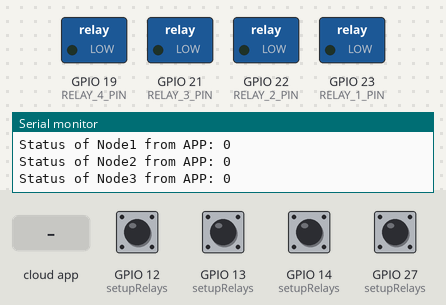
This sketch was run on a simulated ESP32. On the bench: switched loads named in the sketch (green lamp = pin HIGH), the last lines printed to the serial monitor. The inputs (shaded band) are chosen by the test bench; at power-on: GPIO 12 (setupRelays), GPIO 13 (setupRelays), GPIO 14 (setupRelays), GPIO 27 (setupRelays) HIGH. WiFi joins after 1.5 s; servers stay silent unless stated; the Firebase database answers and starts empty.

Above: at 2.7 s.
2.8 s: the phone or cloud app sets node1 to 1
At 9.1 s:
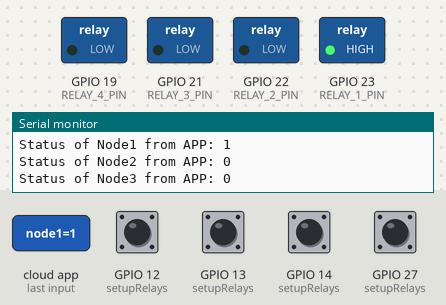
9.4 s: the phone or cloud app sets node2 to 1
At 15.4 s:
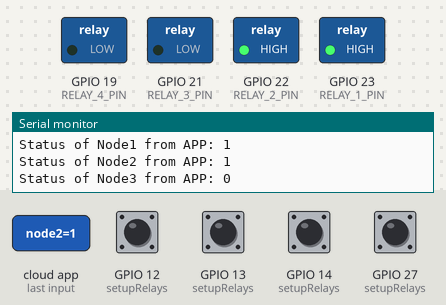
15.8 s: the phone or cloud app sets node3 to 1
At 21.6 s:
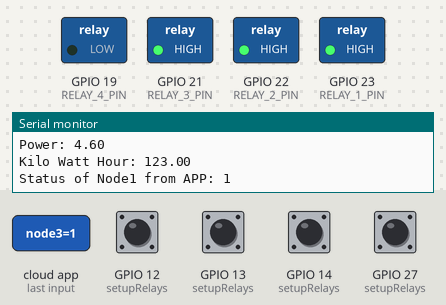
22.2 s: the phone or cloud app sets node4 to 1
At 27.8 s:
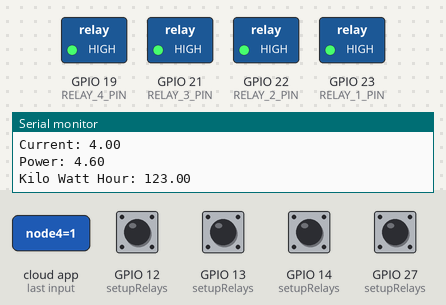
28.6 s: GPIO 12 (setupRelays) pulled LOW for 1.85 s
At 31.5 s:
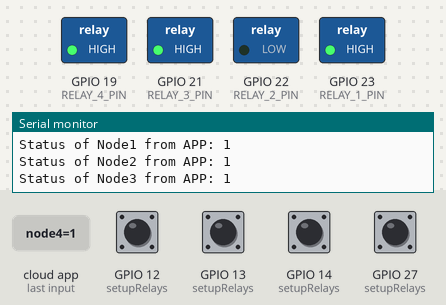
35.0 s: GPIO 13 (setupRelays) pulled LOW for 1.85 s
At 37.7 s:
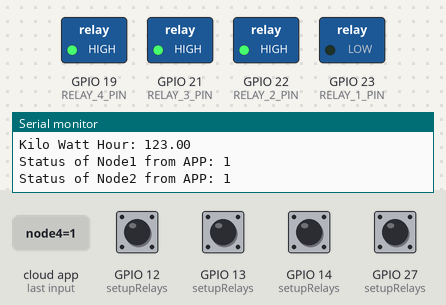
Timing chart, 0 to 41.4 s (numbered marks = the images above; inputs shaded):
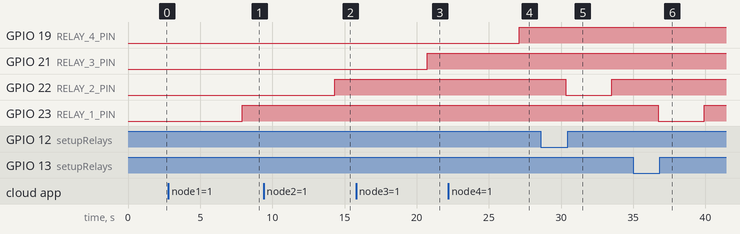

The sketch:

M3Rv4.ino
```cpp
#include <WiFiManager.h>         // Include the WiFiManager library
#include "EmonLib.h"
#include <Firebase_ESP_Client.h>

//Provide the token generation process info.
#include "addons/TokenHelper.h"
//Provide the RTDB payload printing info and other helper functions.
#include "addons/RTDBHelper.h"

EnergyMonitor emon;
float voltage;
float current;
float power;
float kWh = 0;
unsigned long sendDataPrevMillis = 0;

#define RELAY_1_PIN 23
#define RELAY_2_PIN 22
#define RELAY_3_PIN 21
#define RELAY_4_PIN 19

int node1 = 0; // Variable for controlling Relay 1
int node2 = 0; // Variable for controlling Relay 2
int node3 = 0; // Variable for controlling Relay 3
int node4 = 0; // Variable for controlling Relay 4

bool appNode1;
bool appNode2;
bool appNode3;
bool appNode4;

// Insert Firebase project API Key
#define API_KEY "AIzaSyDi8dAWUfuQtmzZf9Q8YZzIJBi3bWBeEmQ"

// Insert RTDB URLefine the RTDB URL */
#define DATABASE_URL "m3r-project-default-rtdb.asia-southeast1.firebasedatabase.app"

//Define Firebase Data object
FirebaseData fbdo;

FirebaseAuth auth;
FirebaseConfig config;

//unsigned long sendDataPrevMillis = 0;
//int count = 0;
bool signupOK = false;

void setupWiFi() {
  WiFiManager wifiManager;
  wifiManager.autoConnect("ESP32-AP"); // "ESP32-AP" is the default AP name
  Serial.println("Connected to Wi-Fi!");
  Serial.print("SSID: ");
  Serial.println(WiFi.SSID());
  Serial.print("Password: ");
  Serial.println(WiFi.psk());
}

void setupRelays() {
  pinMode(RELAY_1_PIN, OUTPUT);
  pinMode(RELAY_2_PIN, OUTPUT);
  pinMode(RELAY_3_PIN, OUTPUT);
  pinMode(RELAY_4_PIN, OUTPUT);

  pinMode(13, INPUT_PULLUP);
  pinMode(12, INPUT_PULLUP);
  pinMode(14, INPUT_PULLUP);
  pinMode(27, INPUT_PULLUP);

  digitalWrite(RELAY_1_PIN, HIGH);
  digitalWrite(RELAY_2_PIN, HIGH);
  digitalWrite(RELAY_3_PIN, HIGH);
  digitalWrite(RELAY_4_PIN, HIGH);
}

void readRelayStatus() {
  node1 = digitalRead(13);
  node2 = digitalRead(12);
  node3 = digitalRead(14);
  node4 = digitalRead(27);
}

void controlRelays() {
  if (node1 == 0 || appNode1 == 0) {
    digitalWrite(RELAY_1_PIN, LOW);
  } else {
    digitalWrite(RELAY_1_PIN, HIGH);
  }

  if (node2 == 0 || appNode2 == 0) {
    digitalWrite(RELAY_2_PIN, LOW);
  } else {
    digitalWrite(RELAY_2_PIN, HIGH);
  }

  if (node3 == 0 || appNode3 == 0) {
    digitalWrite(RELAY_3_PIN, LOW);
  } else {
    digitalWrite(RELAY_3_PIN, HIGH);
  }

  if (node4 == 0 || appNode4 == 0) {
    digitalWrite(RELAY_4_PIN, LOW);
  } else {
    digitalWrite(RELAY_4_PIN, HIGH);
  }
}

void setup() {
  Serial.begin(115200);
  setupWiFi();
  setupRelays();
  emon.voltage(35, 106.8, 1.7); // Voltage: input pin, calibration, phase_shift
  emon.current(34, 0.52); // Current: input pin, calibration.

  // Initialize Firebase
  /* Assign the api key (required) */
  config.api_key = API_KEY;

  /* Assign the RTDB URL (required) */
  config.database_url = DATABASE_URL;

  /* Sign up */
  if (Firebase.signUp(&config, &auth, "", "")){
    Serial.println("ok");
    signupOK = true;
  }
  else{
    Serial.printf("%s\n", config.signer.signupError.message.c_str());
  }

  /* Assign the callback function for the long running token generation task */
  config.token_status_callback = tokenStatusCallback; //see addons/TokenHelper.h

  Firebase.begin(&config, &auth);
  Firebase.reconnectWiFi(true);
}

void loop() {
  readRelayStatus();
  controlRelays();

  // emon.calcVI(20, 2000);
  // voltage = emon.Vrms, 2;
  // current = emon.Irms, 4;
  // power = emon.apparentPower, 4;
  // kWh = kWh + power * (millis() - lastmillis) / 3600000000.0; // Accumulate power usage
  // For Test
  voltage = 220.6;
  current = 4;
  power = 4.6;
  kWh = 123; // Accumulate power usage

  // Send data to Firebase
  if (Firebase.ready() && signupOK && (millis() - sendDataPrevMillis > 15000 || sendDataPrevMillis == 0)) {
    if (Firebase.RTDB.setFloat(&fbdo, "M3R/Voltage",voltage)){
       Serial.print("Voltage: ");
       Serial.println(voltage);
    }
    else {
      Serial.println("FAILED");
      Serial.println("REASON: " + fbdo.errorReason());
    }

    if (Firebase.RTDB.setFloat(&fbdo, "M3R/Current", current)){
       Serial.print("Current: ");
       Serial.println(current);
    }
    else {
      Serial.println("FAILED");
      Serial.println("REASON: " + fbdo.errorReason());
    }

    if (Firebase.RTDB.setFloat(&fbdo, "M3R/Power", power)){
       Serial.print("Power: ");
       Serial.println(power);
    }
    else {
      Serial.println("FAILED");
      Serial.println("REASON: " + fbdo.errorReason());
    }

    if (Firebase.RTDB.setFloat(&fbdo, "M3R/KiloWattHour", kWh)){
       Serial.print("Kilo Watt Hour: ");
       Serial.println(kWh);
    }
    else {
      Serial.println("FAILED");
      Serial.println("REASON: " + fbdo.errorReason());
    }

    // Here we are reading the value from firebase.
    if (Firebase.RTDB.getBool(&fbdo, "M3R/node1")) {
      // Reading successful, convert the string value to float
      appNode1 = fbdo.boolData();

      // Print the retrieved voltage value
      Serial.print("Status of Node1 from APP: ");
      Serial.println(appNode1);
    }
    else {
      // Reading failed, print the error reason
      Serial.println("Failed to read Status of Node1 from APP");
      Serial.println("Reason: " + fbdo.errorReason());
    }


    if (Firebase.RTDB.getBool(&fbdo, "M3R/node2")) {
      // Reading successful, convert the string value to float
      appNode2 = fbdo.boolData();

      // Print the retrieved voltage value
      Serial.print("Status of Node2 from APP: ");
      Serial.println(appNode2);
    }
    else {
      // Reading failed, print the error reason
      Serial.println("Failed to read Status of Node2 from APP");
      Serial.println("Reason: " + fbdo.errorReason());
    }

    if (Firebase.RTDB.getBool(&fbdo, "M3R/node3")) {
      // Reading successful, convert the string value to float
      appNode3 = fbdo.boolData();

      // Print the retrieved voltage value
      Serial.print("Status of Node3 from APP: ");
      Serial.println(appNode3);
    }
    else {
      // Reading failed, print the error reason
      Serial.println("Failed to read Status of Node3 from APP");
      Serial.println("Reason: " + fbdo.errorReason());
    }

    if (Firebase.RTDB.getBool(&fbdo, "M3R/node4")) {
      // Reading successful, convert the string value to float
      appNode4 = fbdo.boolData();

      // Print the retrieved voltage value
      Serial.print("Status of Node4 from APP: ");
      Serial.println(appNode4);
    }
    else {
      // Reading failed, print the error reason
      Serial.println("Failed to read Status of Node4 from APP");
      Serial.println("Reason: " + fbdo.errorReason());
    }
  }
  Serial.println("______________________________");
  delay(2000);
}
```

Measured:
- after the input at 2.8 s, GPIO 23 (RELAY_1_PIN): LOW → HIGH after 5.1 s
- after the input at 9.4 s, GPIO 22 (RELAY_2_PIN): LOW → HIGH after 4.9 s
- after the input at 15.8 s, GPIO 21 (RELAY_3_PIN): LOW → HIGH after 4.9 s
- after the input at 22.2 s, GPIO 19 (RELAY_4_PIN): LOW → HIGH after 4.9 s
- after the input at 28.6 s, GPIO 22 (RELAY_2_PIN): HIGH → LOW after 1.7 s, → HIGH 3.2 s later
- after the input at 35.0 s, GPIO 23 (RELAY_1_PIN): HIGH → LOW after 1.7 s, → HIGH 3.2 s later
